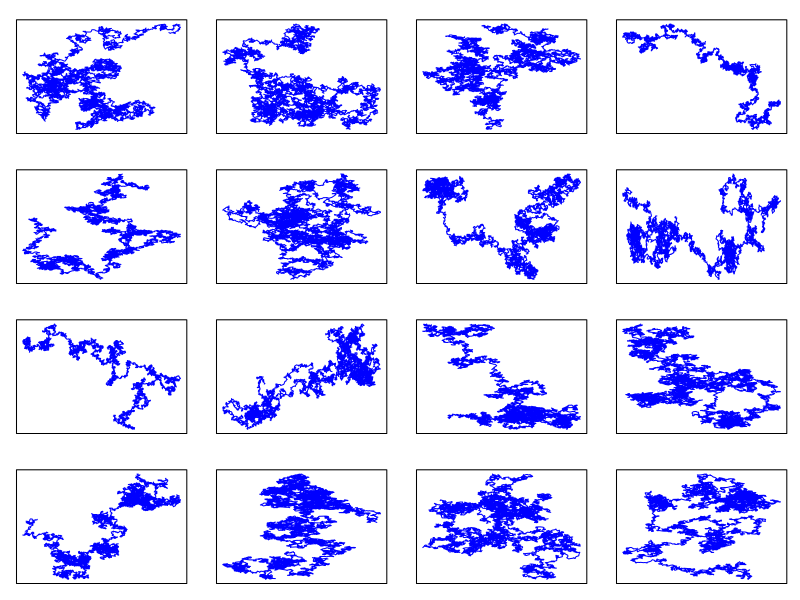
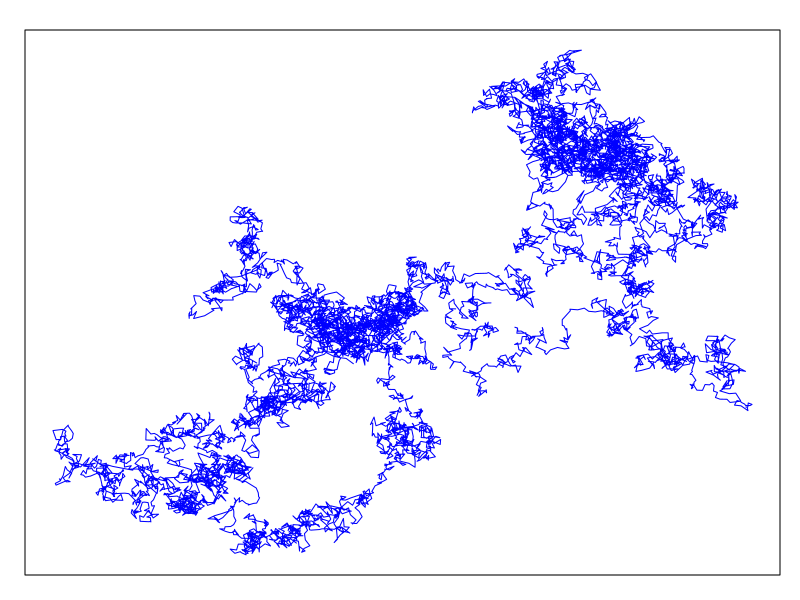
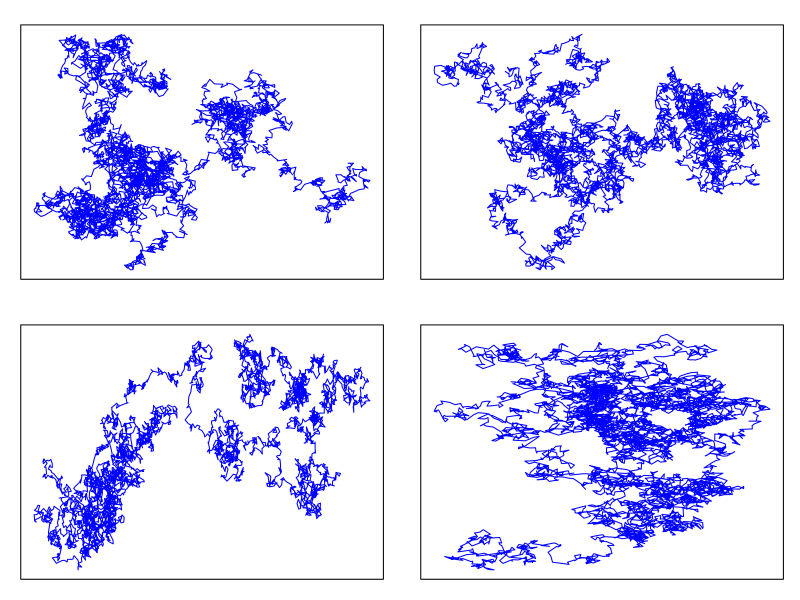

Recreate these plots in R, in order.
brownian <- function(n=6000,plot=T,fun=rnorm) {
	x<-cumsum(fun(n))
	y<-cumsum(fun(n))
	plot(x,y,type="l",xlab="",ylab="",xaxt="n",col="blue",yaxt="n")
	}
 
 # for book use seed=13
setEPS()
postscript(file="../Graphics/c1brownian.eps",width=4, height=4)
set.seed(14)
par(mfrow=c(2,2), mar=c(1.25,1.25,1.5,1),tck=-.03,mgp=c(3,.5,0),cex.axis=0.7)
for (i in 1:4) brownian(fun=rnorm)

dev.off()

k <- 110
par(mfrow=c(4,4), mar=c(1.25,1.25,1.5,1))
for (i in k:(k+15)) {
	set.seed(i)
	brownian(n=11000)
}

par(mfrow=c(1,1))
set.seed(2135)
brownian(n=11000)